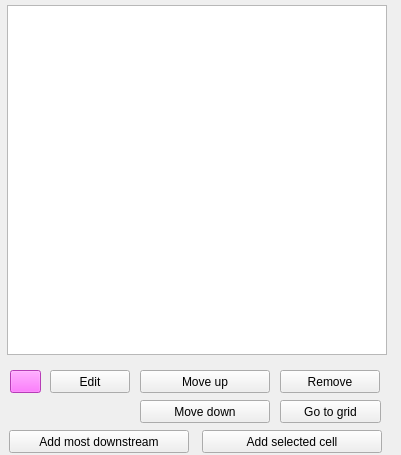
   <widget class="QWidget" name="toolBoxPage2">
    <property name="geometry">
     <rect>
      <x>0</x>
      <y>0</y>
      <width>401</width>
      <height>455</height>
     </rect>
    </property>
    <attribute name="label">
     <string>Watch points</string>
    </attribute>
    <widget class="QTableWidget" name="tbList">
     <property name="geometry">
      <rect>
       <x>7</x>
       <y>5</y>
       <width>380</width>
       <height>350</height>
      </rect>
     </property>
     <property name="selectionBehavior">
      <enum>QAbstractItemView::SelectRows</enum>
     </property>
    </widget>
    <widget class="QPushButton" name="btnColorPicker">
     <property name="geometry">
      <rect>
       <x>10</x>
       <y>370</y>
       <width>31</width>
       <height>23</height>
      </rect>
     </property>
     <property name="styleSheet">
      <string notr="true">background-color: rgb(255, 85, 255);</string>
     </property>
     <property name="text">
      <string/>
     </property>
    </widget>
    <widget class="QPushButton" name="btnEdit">
     <property name="geometry">
      <rect>
       <x>50</x>
       <y>370</y>
       <width>80</width>
       <height>23</height>
      </rect>
     </property>
     <property name="text">
      <string>Edit</string>
     </property>
    </widget>
    <widget class="QPushButton" name="btnGrid">
     <property name="geometry">
      <rect>
       <x>280</x>
       <y>400</y>
       <width>101</width>
       <height>23</height>
      </rect>
     </property>
     <property name="text">
      <string>Go to grid</string>
     </property>
    </widget>
    <widget class="QPushButton" name="btnAddMostDown">
     <property name="geometry">
      <rect>
       <x>9</x>
       <y>430</y>
       <width>180</width>
       <height>23</height>
      </rect>
     </property>
     <property name="text">
      <string>Add most downstream</string>
     </property>
    </widget>
    <widget class="QPushButton" name="btnMoveup">
     <property name="geometry">
      <rect>
       <x>140</x>
       <y>370</y>
       <width>130</width>
       <height>23</height>
      </rect>
     </property>
     <property name="text">
      <string>Move up</string>
     </property>
    </widget>
    <widget class="QPushButton" name="btnRemove">
     <property name="geometry">
      <rect>
       <x>280</x>
       <y>370</y>
       <width>100</width>
       <height>23</height>
      </rect>
     </property>
     <property name="text">
      <string>Remove</string>
     </property>
    </widget>
    <widget class="QPushButton" name="btnAddSelectCell">
     <property name="geometry">
      <rect>
       <x>202</x>
       <y>430</y>
       <width>180</width>
       <height>23</height>
      </rect>
     </property>
     <property name="text">
      <string>Add selected cell</string>
     </property>
    </widget>
    <widget class="QPushButton" name="btnMovedown">
     <property name="geometry">
      <rect>
       <x>140</x>
       <y>400</y>
       <width>130</width>
       <height>23</height>
      </rect>
     </property>
     <property name="text">
      <string>Move down</string>
     </property>
    </widget>
   </widget>
